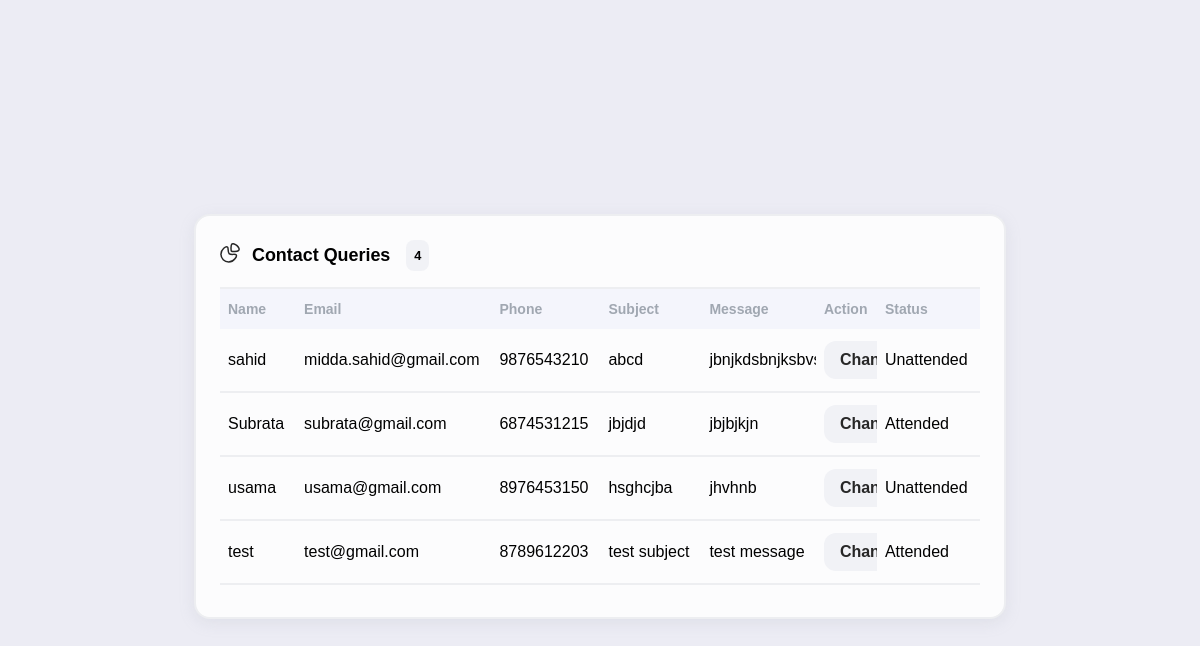
Screenshot of /contactqueriesfolder/checkcontactrequests.php (signed in) with the database file from the repository.
### tables this page shows
CREATE TABLE `contact_details` (
  `contID` int(11) NOT NULL,
  `contName` varchar(50) NOT NULL,
  `contEmail` varchar(100) NOT NULL,
  `contPhone` varchar(50) NOT NULL,
  `contSubject` varchar(500) NOT NULL,
  `contMessage` varchar(2000) NOT NULL,
  `attendedOrNot` tinyint(1) NOT NULL DEFAULT 0
);

### dbconn.php (called while the page is built, shortened)
<?php
class connectDB
{
    private $server = "localhost";
    private $username = "root";
    private $pswd = "";
    private $dbname = "test";
    public $c;
    public function __construct()
    {
        $this->c = mysqli_connect($this->server, $this->username, $this->pswd, $this->dbname);
    }
    public function getAllContactRequest()
    {
        $query = "select * from contact_details";
        $result = mysqli_query($this->c,$query);
        return $result;
    }
}

### contactqueriesfolder/checkcontactrequests.php (the view, shortened to what this page needs)
<?php
    include('../dbconn.php');
?>
<!DOCTYPE html>
<html lang="en">
<head>
  <link rel="stylesheet" href="./contact-page.css" />
</head>
<body>
  <div class="table-widget">
    <span class="caption-container">
      <span class="table-title">
        Contact Queries
      </span>
      <?php
        $dbobj = new connectDB();
        $result= $dbobj->getAllContactRequest();
      ?>
      <span class="table-row-count"><?php echo mysqli_num_rows($result); ?></span>
    </span>
    <div class="table-wrapper">
      <table>
        <thead>
            <tr>
                <th class="sticky-left"Ticker>Name</th>
                <th>Email</th>
                <th>Phone</th>
                <th>Subject</th>
                <th>Message</th>
                <th class='sticky-right'>Action</th>
                <th class="sticky-right">Status</th>
            </tr>
        </thead>
        <tbody id="table-row">
        <?php
        while ($rec= mysqli_fetch_row($result))
        {
            echo "
            <tr>
                <td class='sticky-left'>$rec[1]</td>
                <td>$rec[2]</td>
                <td>$rec[3]</td>
                <td>$rec[4]</td>
                <td>$rec[5]</td>
                <td class='sticky-right'><a href='../operations.php?action=toggleContactRequest&contID=$rec[0]&check=$rec[6]'><button class='btn btn--primary'>Change Status</button></a></td>
                <td class='sticky-right'>
                ";
                    if($rec[6]=='0')
                    {
                        echo "Unattended";
                    }
                    else
                    {
                        echo "Attended";
                    }
        }
    ?>
    </tbody>
    </table>
    </div>
  </div>
</body>
</html>

### contactqueriesfolder/contact-page.css (style rules this page uses)
:root { --background: #ececf4; --table-background: #fcfcfd; --color-danger: #ff7782; --color-success: #41f1b6; --primary: #272727; --gray: #a0a7b1; --odd-row: #f6f9ff; --th-background: #f4f5fc; --gray-background: #edeef1; --gray-mid: #f1f2f6; }
body { font-family: sans-serif; margin: 0px; display: flex; justify-content: center; align-items: center; height: 100vh; padding: 16px; background-color: var(--background); }
.caption-container { font-size: 1.12rem; font-weight: 700; text-align: left; padding-bottom: 16px; border-bottom: 2px solid var(--gray-background); }
.table-widget { border-radius: 16px; background-color: var(--table-background); padding: 24px; width: 90%; margin: 16px; max-width: 760px; border: 2px solid var(--gray-background); box-shadow: 0px 4px 16px 0px rgba(148, 156, 169, 0.15); text-align: left; }
.table-wrapper { overflow-x: auto; overflow-y: auto; padding-bottom: 8px; }
.table-widget table { max-width: 600px; border-collapse: collapse; table-layout: fixed; }
.table-widget thead { position: sticky; }
.table-widget th { padding: 12px 12px 12px 8px; font-size: 0.875rem; color: var(--gray); width: fit-content; white-space: nowrap; background-color: var(--th-background); }
.table-widget td { padding: 12px 12px 12px 8px; vertical-align: middle; white-space: nowrap; border-bottom: 2px solid var(--gray-background); }
.caption-container { display: flex; width: 100%; align-items: center; }
.table-row-count { font-size: 0.8rem; font-weight: 700; background-color: var(--gray-mid); padding: 8px; display: inline-flex; align-items: center; margin-left: 16px; border-radius: 8px; }
.table-widget { min-height: 80px; }
.sticky-left { position: sticky; z-index: 1; top: 0; left: 0; background-color: var(--table-background); }
.sticky-right { position: sticky; z-index: 1; top: 0; right: 0; background-color: var(--table-background); }
.caption-container { display: flex; align-items: center; }
.caption-container svg { margin-top: -2px; }
.table-title { display: flex; gap: 12px; }
.sticky-right button { border-radius: 12px; background-color: var(--gray-mid); color: var(--primary); outline: none; font-weight: 700; font-size: 16px; border: none; cursor: pointer; transition: all 0.3s ease-in-out; padding: 10px 16px; }

### rows the page displays
contact_details: contName "sahid", contEmail "midda.sahid@gmail.com", contPhone "9876543210", contSubject "abcd", contMessage "jbnjkdsbnjksbvsndvbdnbv…", attendedOrNot "Unattended"
contact_details: contName "Subrata", contEmail "subrata@gmail.com", contPhone "6874531215", contSubject "jbjdjd", contMessage "jbjbjkjn", attendedOrNot "Attended"
contact_details: contName "usama", contEmail "usama@gmail.com", contPhone "8976453150", contSubject "hsghcjba", contMessage "jhvhnb", attendedOrNot "Unattended"
contact_details: contName "test", contEmail "test@gmail.com", contPhone "8789612203", contSubject "test subject", contMessage "test message", attendedOrNot "Attended"

### other values shown
mysqli_num_rows($result) "4"
